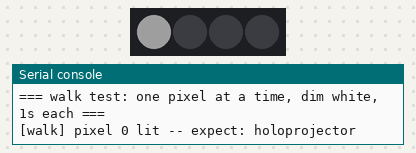
The program below on a simulated ESP32 board running MicroPython. On the bench: 4 RGB LEDs in strip order, left to right, the last lines printed to the serial console. Dim RGB values are drawn brighter than linear.

Above: at 5.1 s.
At 9.1 s:
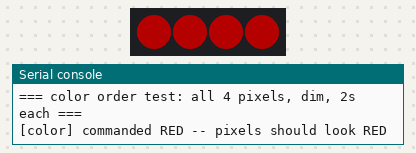
At 11.1 s:
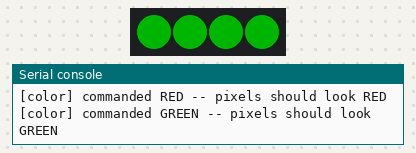
At 17.1 s:
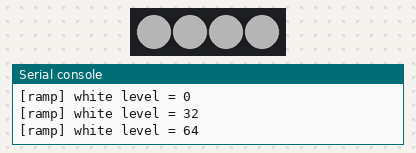
At 24.1 s:
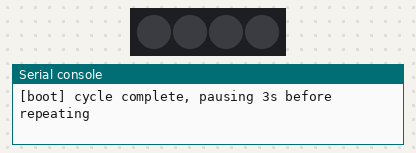
At 35.1 s:
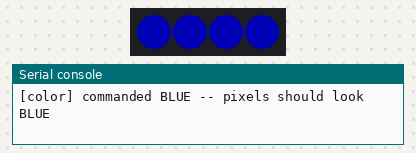
Timing chart, 0 to 40.0 s (numbered marks = the images above):
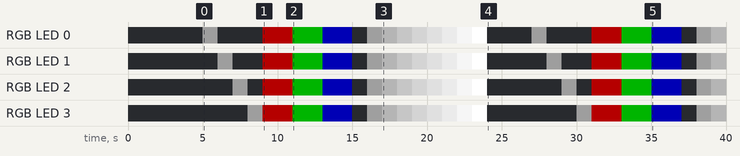

The program:

test-neopixel.py
```python
# DroidRefit NeoPixel bench test -- first-ever hardware run of the dome
# WS2812 string (see hardware/droidrefit-pcb/DESIGN.md and the "NeoPixel dome
# bring-up" plan). Standalone: no WiFi/MQTT, no app/ package, isolates the
# wiring + the stock `neopixel` module from app/leds.py's PixelChannel engine.
# No LEDs driven by anything else while this runs.
#
# Confirmed dome-board connector pinout (per the user, opposite of the PCB's
# JP1 shipped guess): pin1 GND, pin2 5V, pin3 Signal.
#
# Wiring for this bench run (see the bring-up plan for the "why"):
#   - ESP32 stays on its own USB (serial).
#   - Pixel V+ from an isolated 5V source (USB-to-2-wire lead), NOT the ESP32
#     rail -- keeps a bad pixel string from browning out the board under test.
#   - Pixel GND tied to BOTH the isolated 5V source's GND AND an ESP32 GND pin
#     -- common ground is mandatory, the data signal is referenced to it.
#   - Data: ESP32 GPIO5 -> (optional 330-470ohm series resistor) -> pixel DATA.
#     No level shifter this pass -- 3.3V direct, per app/leds.py's "usually
#     fine on a short bench run" note. If colors are wrong/flickery even at
#     low brightness, that's the shifter's job on the real PCB.
#   - GPIO5 is an ESP32 boot-strapping pin (internal pull-up) -- a brief flash
#     at power-on is normal, not a wiring fault.
import time
from machine import Pin
from neopixel import NeoPixel

print("[boot] starting NeoPixel test in 5s (Ctrl-C now to stay at the REPL instead)")
try:
    time.sleep(5)
except KeyboardInterrupt:
    print("[boot] startup interrupted -- test NOT started")
else:
    NEOPIXEL_PIN = 5   # hw.NEOPIXEL_PIN
    N = 4              # hw.NEOPIXEL_COUNT
    ROLES = ("holoprojector", "logic display", "rear circle", "light bar")

    # If colors come out wrong even at low brightness on the first pass, flip
    # this to 0 (400kHz -- what the retired CyberBrick firmware used) and
    # rerun. 1 = 800kHz WS2812/WS2812B, the MicroPython default.
    TIMING = 1

    np = NeoPixel(Pin(NEOPIXEL_PIN), N, timing=TIMING)
    print("[np] %d pixels on GPIO%d, timing=%d" % (N, NEOPIXEL_PIN, TIMING))

    OFF = (0, 0, 0)
    DIM_RED = (64, 0, 0)
    DIM_GREEN = (0, 64, 0)
    DIM_BLUE = (0, 0, 64)

    def show(colors):
        for i, c in enumerate(colors):
            np[i] = c
        np.write()

    def all_off():
        show([OFF] * N)

    def walk_test():
        # Confirms pixel count, data integrity, and the index<->physical
        # position mapping (index 0 should be the holoprojector, etc. --
        # app/leds.py's HOLO/LOGIC/REAR/BAR order, photo-verified on the
        # original CyberBrick dome but never checked on this wiring).
        print("\n=== walk test: one pixel at a time, dim white, 1s each ===")
        for i in range(N):
            all_off()
            np[i] = (30, 30, 30)
            np.write()
            print("[walk] pixel %d lit -- expect: %s" % (i, ROLES[i]))
            time.sleep(1)
        all_off()

    def color_order_test():
        # neopixel.NeoPixel takes (R,G,B) tuples and transmits GRB on the wire
        # (the WS2812 standard) -- app/leds.py's palette assumes this. If a
        # "red" command shows green (or blue), the string isn't standard GRB
        # and app/leds.py will need a bpp/reorder fix before it's usable.
        print("\n=== color order test: all 4 pixels, dim, 2s each ===")
        for name, c in (("RED", DIM_RED), ("GREEN", DIM_GREEN), ("BLUE", DIM_BLUE)):
            show([c] * N)
            print("[color] commanded %s -- pixels should look %s" % (name, name))
            time.sleep(2)
        all_off()

    def brightness_ramp():
        # All-white ramp -- the highest-current test here (~60mA/pixel at
        # full white, ~240mA for all 4). Watch the serial console for a
        # brownout/reset, not just the pixels; that's the actual point of
        # this step given the board's brownout history.
        print("\n=== brightness ramp: all white, 0->255 ===")
        for level in (0, 32, 64, 96, 128, 160, 192, 224, 255):
            show([(level, level, level)] * N)
            print("[ramp] white level =", level)
            time.sleep(1)
        all_off()

    print("[boot] test harness ready -- Ctrl-C at any time to stop and go dark")
    try:
        while True:
            walk_test()
            color_order_test()
            brightness_ramp()
            print("\n[boot] cycle complete, pausing 3s before repeating\n")
            time.sleep(3)
    except KeyboardInterrupt:
        pass
    finally:
        all_off()
        print("[boot] pixels off, test stopped")
```

Measured:
- by itself, RGB LED 0: off → RGB(30, 30, 30) at 5.0 s, → off 1.0 s later, → RGB(64, 0, 0) 3.0 s later, → RGB(0, 64, 0) 2.0 s later, … (23 changes in this stretch)
- by itself, RGB LED 1: off → RGB(30, 30, 30) at 6.0 s, → off 1.0 s later, → RGB(64, 0, 0) 2.0 s later, → RGB(0, 64, 0) 2.0 s later, … (23 changes in this stretch)
